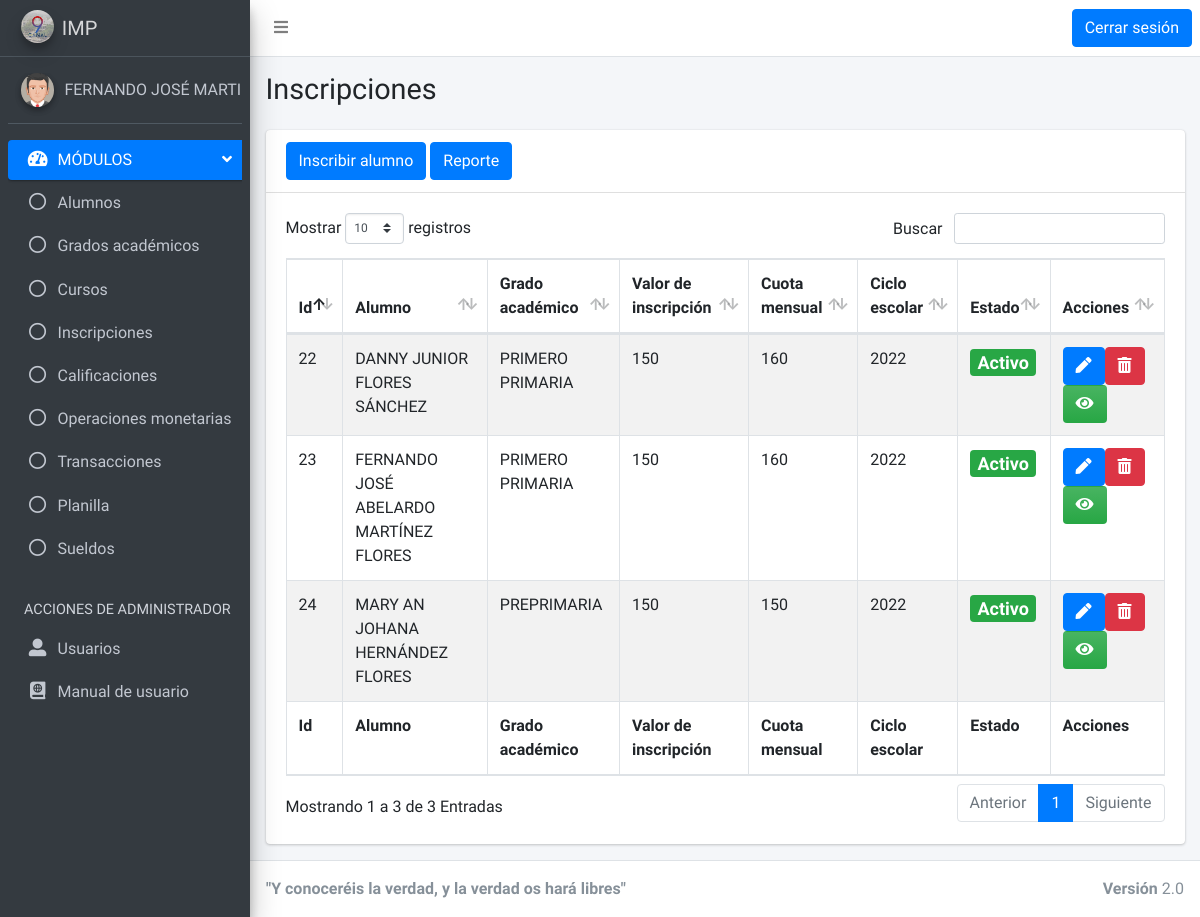
Screenshot of /vistas/matricula.php (signed in) with the database file from the repository.
### tables this page shows
CREATE TABLE `matricula` (
  `id` int(10) UNSIGNED NOT NULL,
  `id_alumno` int(10) UNSIGNED NOT NULL,
  `id_grado` int(10) UNSIGNED NOT NULL,
  `valor_inscripcion` float NOT NULL,
  `valor_mensual` float NOT NULL,
  `estado` int(11) NOT NULL DEFAULT 1,
  `fecha_commit` timestamp NOT NULL DEFAULT current_timestamp(),
  `anio` int(11) NOT NULL
);

CREATE TABLE `alumnos` (
  `id` int(10) UNSIGNED NOT NULL,
  `carnet` varchar(100) NOT NULL,
  `primerNombre` varchar(100) NOT NULL,
  `segundoNombre` varchar(100) DEFAULT NULL,
  `tercerNombre` varchar(100) DEFAULT NULL,
  `primerApellido` varchar(100) NOT NULL,
  `segundoApellido` varchar(100) DEFAULT NULL,
  `direccion` varchar(200) NOT NULL,
  `telefono` int(11) DEFAULT NULL,
  `fotografia` longblob DEFAULT NULL,
  `estado` int(11) NOT NULL DEFAULT 1,
  `fecha_commit` datetime NOT NULL DEFAULT current_timestamp()
);

CREATE TABLE `grados` (
  `id` int(10) UNSIGNED NOT NULL,
  `nombre` varchar(100) NOT NULL,
  `estado` int(11) NOT NULL DEFAULT 1,
  `fecha_commit` timestamp NOT NULL DEFAULT current_timestamp()
);

### clases/Matricula.php (called while the page is built, shortened)
<?php
    class Matricula{
        public $id;
        public $idAlumno;
        public $idGrado;
        public $valorInscripcion;
        public $valorMensual;
        public $estado;
        public $anio;
        public function getId(){
            return $this->id;
        }
        public function setId($_id){
            $this->id = $_id;
        }
        public function getIdAlumno(){
            return $this->idAlumno;
        }
        public function setIdAlumno($_idAlumno){
            $this->idAlumno = $_idAlumno;
        }
        public function getIdGrado(){
            return $this->idGrado;
        }
        public function setIdGrado($_idGrado){
            $this->idGrado = $_idGrado;
        }
        public function getValorInscripcion(){
            return $this->valorInscripcion;
        }
        public function setValorInscripcion($_valorInscripcion){
            $this->valorInscripcion = $_valorInscripcion;
        }
        public function getValorMensual(){
            return $this->valorMensual;
        }
        public function setValorMensual($_valorMensual){
            $this->valorMensual = $_valorMensual;
        }
        public function getEstado(){
            return $this->estado;
        }
        public function setEstado($_estado){
            $this->estado = $_estado;
        }
        public function getAnio(){
            return $this->anio;
        }
        public function setAnio($_anio){
            $this->anio = $_anio;
        }
    public function obtenerMatriculas(){
        $conexion = new Conexion();
        $conexion->conectar();
        $resultadoMatriculas = array();
        $sql = "select *from matricula";
        $ejecutar = mysqli_query($conexion->db, $sql);
        while($fila = mysqli_fetch_array($ejecutar)){
            $matriculaIndex = new Matricula();
            $matriculaIndex->setId($fila['id']);
            $matriculaIndex->setIdAlumno($fila['id_alumno']);
            $matriculaIndex->setIdGrado($fila['id_grado']);
            $matriculaIndex->setValorInscripcion($fila['valor_inscripcion']);
            $matriculaIndex->setValorMensual($fila['valor_mensual']);
            $matriculaIndex->setEstado($fila['estado']);
            $matriculaIndex->setFechaCommit($fila['fecha_commit']);
            $matriculaIndex->setAnio($fila['anio']);
            array_push($resultadoMatriculas,$matriculaIndex);
        }
        return $resultadoMatriculas;
        }
    }
?>

### db/Conexion.php (called while the page is built, shortened)
<?php
 class Conexion{
     public $hostname="localhost";
     public $username="root";
     public $password="";
     public $dbname="db_a6edc2_dbimp";
     public function getHostname(){
         return $this->hostname;
     }
     public function getUserName(){
         return $this->username;
     }
     public function getPassword(){
         return $this->password;
     }
     public function getDbName(){
         return $this->dbname;
     }
     public function conectar(){
        $this->db = mysqli_connect($this->getHostname(),$this->getUserName(), $this->getPassword())
        or die("<html><script language='JavaScript'>alert('¡No es posible conectarse a la base de datos! Vuelve a intentarlo más tarde.'),history.go(-1)</script></html>");
     }
}
?>

### clases/Alumno.php (called while the page is built, shortened)
<?php
    class Alumno{
        public $primerNombre;
        public $segundoNombre;
        public $tercerNombre;
        public $primerApellido;
        public $segundoApellido;
        public function getPrimerNombre(){
            return $this->primerNombre;
        }
        public function setPrimerNombre($_primerNombre){
            $this->primerNombre = $_primerNombre;
        }
        public function getSegundoNombre(){
            return $this->segundoNombre;
        }
        public function setSegundoNombre($_segundoNombre){
            $this->segundoNombre = $_segundoNombre;
        }
        public function getTercerNombre(){
            return $this->tercerNombre;
        }
        public function setTercerNombre($_tercerNombre){
            $this->tercerNombre = $_tercerNombre;
        }
        public function getPrimerApellido(){
            return $this->primerApellido;
        }
        public function setPrimerApellido($_primerApellido){
            $this->primerApellido = $_primerApellido;
        }
        public function getSegundoApellido(){
            return $this->segundoApellido;
        }
        public function setSegundoApellido($_segundoApellido){
            $this->segundoApellido = $_segundoApellido;
        }
        public function buscarPorId($idBusqueda){
             $conexion = new Conexion();
             $conexion->conectar();
             $resultadoAlumno = new Alumno();
            $sql = "select *from alumnos where id='" . $idBusqueda . "'";
            $ejecutar = mysqli_query($conexion->db, $sql);
            while($fila = mysqli_fetch_array($ejecutar)){
                $resultadoAlumno->setId($fila['id']);
                $resultadoAlumno->setCarnet($fila['carnet']);
                $resultadoAlumno->setPrimerNombre($fila['primerNombre']);
                $resultadoAlumno->setSegundoNombre($fila['segundoNombre']);
                $resultadoAlumno->setTercerNombre($fila['tercerNombre']);
                $resultadoAlumno->setPrimerApellido($fila['primerApellido']);
                $resultadoAlumno->setSegundoApellido($fila['segundoApellido']);
                $resultadoAlumno->setDireccion($fila['direccion']);
                $resultadoAlumno->setTelefono($fila['telefono']);
                $resultadoAlumno->setEstado($fila['estado']);
                $resultadoAlumno->setFechaCommit($fila['fecha_commit']);
            }
                return $resultadoAlumno;
           }
    }
?>

### clases/Grado.php (called while the page is built, shortened)
<?php
    class Grado{
        public $nombre;
        public function getNombre(){
            return $this->nombre;
        }
        public function setNombre($_nombre){
            $this->nombre = $_nombre;
        }
    public function buscarPorId($idBusqueda){
     $conexion = new Conexion();
     $conexion->conectar();
     $resultadoGrado = new Grado();
    $sql = "select *from grados where id='" . $idBusqueda . "'";
    $ejecutar = mysqli_query($conexion->db, $sql);
    while($fila = mysqli_fetch_array($ejecutar)){
        $resultadoGrado->setId($fila['id']);
        $resultadoGrado->setNombre($fila['nombre']);
        $resultadoGrado->setEstado($fila['estado']);
        $resultadoGrado->setFechaCommit($fila['fecha_commit']);
    }
        return $resultadoGrado;
    }
}
?>

### vistas/matricula.php (the view, shortened to what this page needs)
<?php
include ("layout/header.php");
?>
<?php
include ("layout/nav.php");
?>
<div class="content-wrapper">
    <section class="content-header">
      <div class="container-fluid">
        <div class="row mb-2">
          <div class="col-sm-6">
            <h1>Inscripciones</h1>
          </div>
          <div class="col-sm-6">
          </div>
        </div>
      </div>
    </section>
    <section class="content">
      <div class="container-fluid">
        <div class="row">
          <div class="col-12">
            <div class="card">
              <div class="card-header">
              <a type="submit" class="btn btn-primary" href="matricula_ingresar.php">Inscribir alumno</a>
              <a type="submit" class="btn btn-primary" target="_blank" href="../reportes/reporte_usuario.php">Reporte</a>
              </div>
              <div class="card-body">
                <table id="example1" class="table table-bordered table-striped">
                  <thead>
                  <tr>
                    <th>Id</th>
                    <th>Alumno</th>
                    <th>Grado académico</th>
                    <th>Valor de inscripción</th>
                    <th>Cuota mensual</th>
                    <th>Ciclo escolar</th>
                    <th>Estado</th>
                    <th>Acciones</th>
                  </tr>
                  </thead>
                  <tbody>
                <?php
                $matricula = new Matricula();
                $matriculaArray = $matricula->obtenerMatriculas();
                for($i=0; $i<sizeof($matriculaArray);$i++){
                  echo "<tr>";
                  $id = $matriculaArray[$i]->getId();
                  $alumno = new Alumno();
                  $resAlumno = $alumno->buscarPorId($matriculaArray[$i]->getIdAlumno());
                  $nombreAlumno = $resAlumno->getPrimerNombre() . " " . $resAlumno->getSegundoNombre() . " " . $resAlumno->getTercerNombre() . " " . $resAlumno->getPrimerApellido() . " " . $resAlumno->getSegundoApellido();
                  $grado = new Grado();
                  $resGrado = $grado->buscarPorId($matriculaArray[$i]->getIdGrado());
                  $nombreGrado = $resGrado->getNombre();
                  $valorInscripcion = $matriculaArray[$i]->getValorInscripcion();
                  $valorMensual = $matriculaArray[$i]->getValorMensual();
                  $anio = $matriculaArray[$i]->getAnio();
                  $estado = $matriculaArray[$i]->getEstado();
                  echo "
                    <td>$id</td>
                    <td>$nombreAlumno</td>
                    <td>$nombreGrado</td>
                    <td>$valorInscripcion</td>
                    <td>$valorMensual</td>
                    <td>$anio</td>
                    ";
                  if($estado==1){
                    echo "<td><h4><span class='badge bg-success'>Activo</span></h4></td>";
                  }else{
                    echo "<td><h4><span class='badge bg-danger'>Inactivo</span></h4></td>";
                  }
                    echo "<td><a type='submit' href='matricula_editar.php?id=$id' class='btn btn-primary'>
                    <i class='fas fa-pen'></i>
                    </a>";
                    if($estado==1){
                    echo"<a type='submit' class='btn btn-danger' id='btnEliminarMatricula' href='../crud/eliminarMatricula.php?id=$id'>
                    <i class='fas fa-trash-alt'></i>
                    </a>";
                    }else{
                      echo"<a type='submit' class='btn btn-warning' id='btnReactivarMatricula' href='../crud/reactivarMatricula.php?id=$id'>
                    <i class='fa fa-arrow-left'></i>
                    </a>";
                    }
                    echo"<a type='submit' href='matricula_vista.php?id=$id'class='btn bg-gradient-success'>
                    <i class='fas fa-eye'></i>
                    </a></td>";
                  echo "</tr>";
                }
                  ?>
                  </tbody>
                  <tfoot>
                  <tr>
                    <th>Id</th>
                    <th>Alumno</th>
                    <th>Grado académico</th>
                    <th>Valor de inscripción</th>
                    <th>Cuota mensual</th>
                    <th>Ciclo escolar</th>
                  <th>Estado</th>
                  <th>Acciones</th>
                  </tr>
                  </tfoot>
                </table>
              </div>
            </div>
          </div>
        </div>
      </div>
    </section>
  </div>
<?php
include ("layout/footer.php");
?>

### rows the page displays
matricula: id "22", id_alumno.segundoApellido "DANNY JUNIOR FLORES SÁNCHEZ", id_grado.nombre "PRIMERO PRIMARIA", valor_inscripcion "150", valor_mensual "160", anio "2022", estado "Activo"
matricula: id "23", id_alumno.segundoApellido "FERNANDO JOSÉ ABELARDO MARTÍNEZ FLORES", id_grado.nombre "PRIMERO PRIMARIA", valor_inscripcion "150", valor_mensual "160", anio "2022", estado "Activo"
matricula: id "24", id_alumno.segundoApellido "MARY AN JOHANA HERNÁNDEZ FLORES", id_grado.nombre "PREPRIMARIA", valor_inscripcion "150", valor_mensual "150", anio "2022", estado "Activo"

### other values shown
$nombre "FERNANDO JOSÉ"
